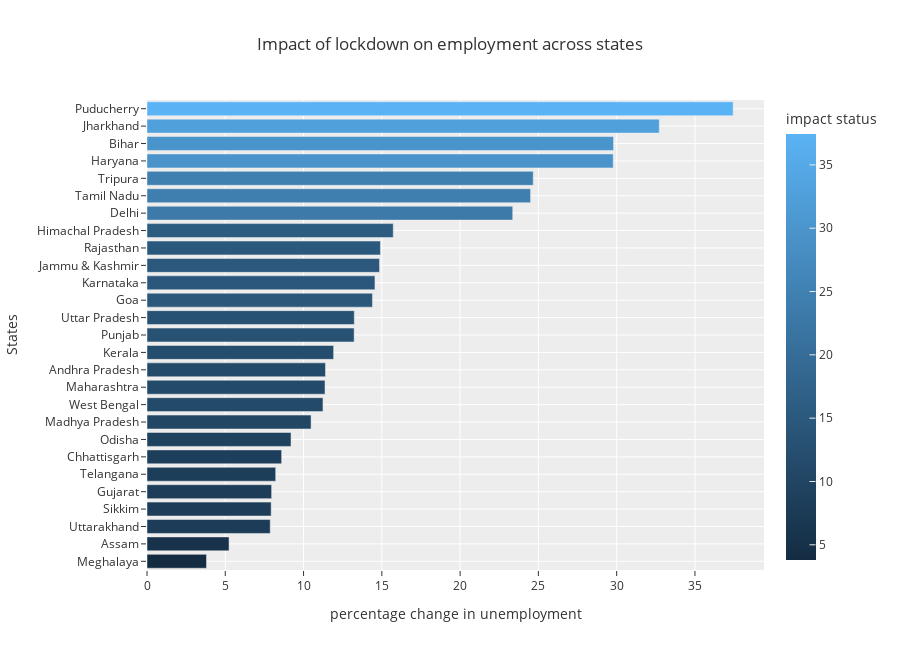

The notebook cell saved with this chart:
### Code cell
plot_per['impact status'] = plot_per['percentage change in unemployment']
fig = px.bar(plot_per, y='States',x='percentage change in unemployment',color='impact status',
            title='Impact of lockdown on employment across states',template='ggplot2',height=650)


fig.show()

### Figure 1 — Plotly figure (JSON) as saved in the notebook; plotly's stock layout.template omitted (floating-point values rounded to 4 significant figures)
{"data": [{"alignmentgroup": "True", "hovertemplate": "percentage change in unemployment=%{x}<br>States=%{y}<br>impact status=%{marker.color}<extra></extra>", "legendgroup": "", "marker": {"color": [3.8, 5.24, 7.87, 7.93, 7.96, 8.22, 8.6, 9.2, 10.48, 11.24, 11.37, 11.4, 11.92, 13.23, 13.24, 14.4, 14.56, 14.85, 14.91, 15.73, 23.36, 24.5, 24.67, 29.78, 29.8, 32.72, 37.44], "coloraxis": "coloraxis", "pattern": {"shape": ""}}, "name": "", "offsetgroup": "", "orientation": "h", "showlegend": false, "textposition": "auto", "type": "bar", "x": [3.8, 5.24, 7.87, 7.93, 7.96, 8.22, 8.6, 9.2, 10.48, 11.24, 11.37, 11.4, 11.92, 13.23, 13.24, 14.4, 14.56, 14.85, 14.91, 15.73, 23.36, 24.5, 24.67, 29.78, 29.8, 32.72, 37.44], "xaxis": "x", "y": ["Meghalaya", "Assam", "Uttarakhand", "Sikkim", "Gujarat", "Telangana", "Chhattisgarh", "Odisha", "Madhya Pradesh", "West Bengal", "Maharashtra", "Andhra Pradesh", "Kerala", "Punjab", "Uttar Pradesh", "Goa", "Karnataka", "Jammu & Kashmir", "Rajasthan", "Himachal Pradesh", "Delhi", "Tamil Nadu", "Tripura", "Haryana", "Bihar", "Jharkhand", "Puducherry"], "yaxis": "y"}], "layout": {"barmode": "relative", "coloraxis": {"colorbar": {"title": {"text": "impact status"}}, "colorscale": [[0, "rgb(20,44,66)"], [1, "rgb(90,179,244)"]]}, "height": 650, "legend": {"tracegroupgap": 0}, "title": {"text": "Impact of lockdown on employment across states"}, "xaxis": {"anchor": "y", "domain": [0, 1], "title": {"text": "percentage change in unemployment"}}, "yaxis": {"anchor": "x", "domain": [0, 1], "title": {"text": "States"}}}}
